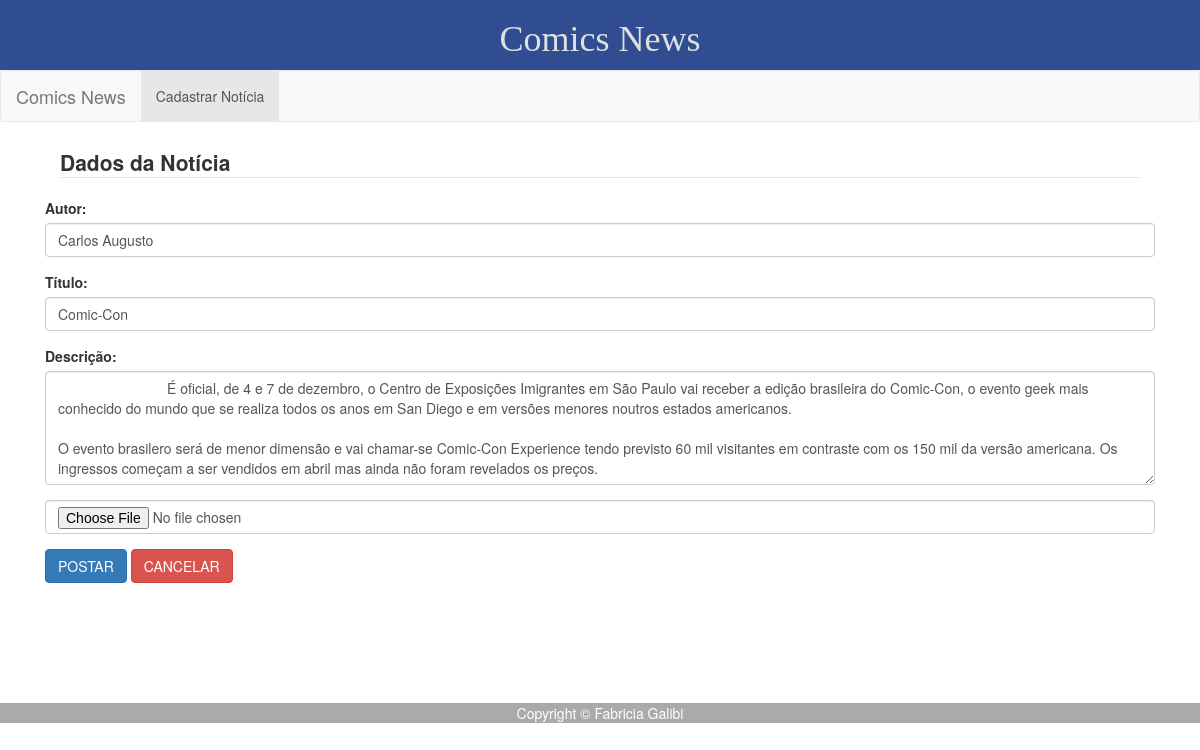
Screenshot of /php/alterar.php?noticia=32 with the database file from the repository.
### tables this page shows
CREATE TABLE IF NOT EXISTS `noticia` (
  `ID` int(11) NOT NULL AUTO_INCREMENT,
  `titulo` varchar(100) NOT NULL,
  `descricao` text NOT NULL,
  `img` varchar(100) NOT NULL,
  `data` timestamp NOT NULL DEFAULT CURRENT_TIMESTAMP,
  `autor` varchar(100) NOT NULL,
  PRIMARY KEY (`ID`)
);

### php/alterar.php (the view, shortened to what this page needs)
<html>
<head>
	<link href="../css/layout.css" rel="stylesheet">
    <link rel="stylesheet" href="https://maxcdn.bootstrapcdn.com/bootstrap/3.3.7/css/bootstrap.min.css">
</head>
<body>
<?php
	$ID = $_GET['noticia'];
	$sql = mysql_query("SELECT * FROM noticia WHERE ID = ".$ID);
?>
<div class="conteudo-1">
		<form method="POST" action="noticiasalterar.php" class="form-horizontal" enctype="multipart/form-data">
			<legend><b>Dados da Notícia</b></legend>
		<?php while ($noticia = mysql_fetch_object($sql)) { ?>
			<div class="form-group">
			  <label for="autor_">Autor:</label>
			  <input type="text" class="form-control" name="autor" id="autor" value ="<?php echo $noticia->autor; ?>">
			</div>
			<div class="form-group">
			  <label for="titulo">Título:</label>
			  <input type="text" class="form-control" name="titulo" id="titulo" value ="<?php echo $noticia->titulo; ?>">
			</div>
			<div class="form-group">
			  <label for="descricao">Descrição:</label>
			  <textarea class="form-control" rows="5" name="descricao">
			    <?php echo $noticia->descricao; ?>
			  </textarea>
			</div>
			<div class="form-group">
			   <input type="file" class="form-control" name="imagem">
			</div>
		<?php } ?>
		<div class="form-group">
			<input type="submit" value="POSTAR" class="btn btn-primary"/>
			<input type="reset" value="CANCELAR" class="btn btn-danger" onclick="history.go(-1);"/>
		</div>
		</form>
</div>
<footer>Copyright &copy; Fabricia Galibi</footer>
</body>
</html>

### css/layout.css (style rules this page uses)
.titulo-1 { display: -webkit-flex; display: flex; -webkit-flex-flow: row wrap; flex-flow: row wrap; text-align: center; }
.titulo-1 > * { -webkit-flex: 1 100%; flex: 1 100%; }
header { background: #2f4d90;color:white; }
footer { background: #aaa; color:white; margin-top:100px; }
.nav { background:#eee; }
@media all and (min-width: 768px) { .nav { text-align:left;-webkit-flex: 1 auto;flex:1 auto;-webkit-order:1;order:1; } }
@media all and (min-width: 768px) { footer { -webkit-order:3;order:3; } }
.conteudo-1 { padding: 5px 60px 5px 60px; text-align: left; }
.h1, h1 { font-family: "Brush Script MT", cursive!important; font-style: normal; font-variant: normal; }

### rows the page displays
noticia: autor "Carlos Augusto", titulo "Comic-Con", descricao "É oficial, de 4 e 7 de dezembro, o Centro de Exposições Imigrantes em São Paulo vai receber a edição brasileira do Comic-Con, o evento geek mais conhecido do mundo que se realiza todos os anos em San Diego e em versões menores noutros estados americanos. O evento brasilero será de menor dimensão e vai chamar-se Comic-Con Experience tendo previsto 60 mil visitantes em contraste com os 150 mil da versão americana. Os ingressos começam a ser vendidos em abril mas ainda não foram revelados os preços."
